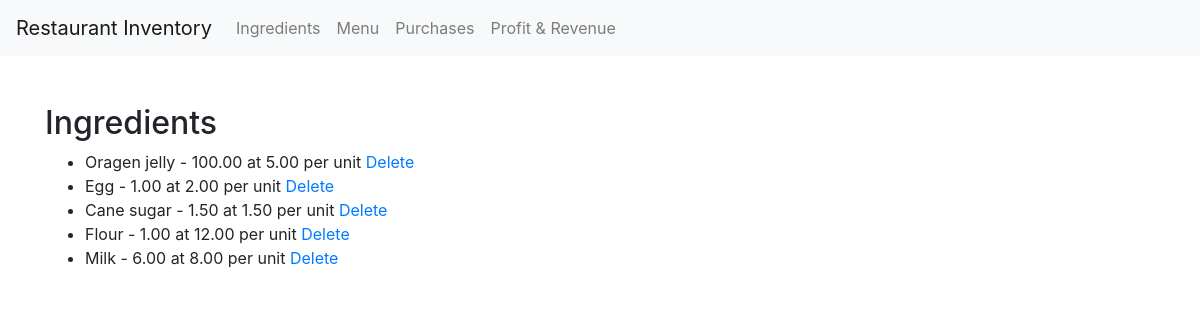
Before: /ingredient/ with the older database file.
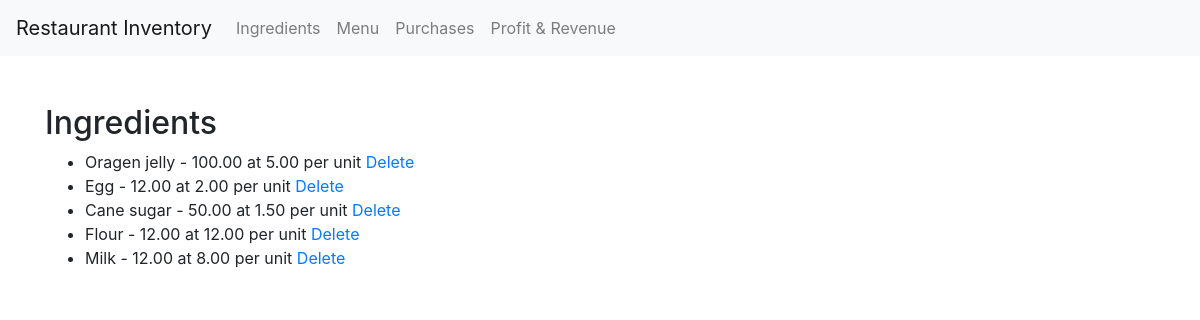
After: the same page with the newer database file.
### inventory/models.py (models this page shows, shortened)
class Ingredient(models.Model):
    name = models.CharField(max_length=255)
    quantity = models.DecimalField(max_digits=10, decimal_places=2)  # Current quantity in stock
    price_per_unit = models.DecimalField(max_digits=10, decimal_places=2)

### inventory/views.py (the view)
# urls.py: path('ingredient/', IngredientListView.as_view(), name='ingredient-list'),
class IngredientListView(ListView):
    model = Ingredient
    template_name = 'ingredient_list.html'

### inventory/templates/ingredient_list.html
{% extends 'base.html' %}
{% block content %}
  <h2>Ingredients</h2>
  <ul>
    {% for ingredient in object_list %}
      <li>
        {{ ingredient.name }} - {{ ingredient.quantity }} {{ ingredient.unit }} at {{ ingredient.price_per_unit }} per unit
        <a href="{% url 'ingredient-delete' ingredient.pk %}">Delete</a>
      </li>
    {% endfor %}
  </ul>
{% endblock %}

### inventory/templates/base.html (shortened to what this page needs)
<!DOCTYPE html>
<html lang="en">
<head>
    <link rel="stylesheet" href="https://maxcdn.bootstrapcdn.com/bootstrap/4.5.2/css/bootstrap.min.css">
</head>
<body>
    <nav class="navbar navbar-expand-lg navbar-light bg-light">
        <a class="navbar-brand" href="#">Restaurant Inventory</a>
        <div class="collapse navbar-collapse" id="navbarNav">
            <ul class="navbar-nav">
                <li class="nav-item">
                    <a class="nav-link" href="{% url 'ingredient-list' %}">Ingredients</a>
                </li>
                <li class="nav-item">
                    <a class="nav-link" href="{% url 'menuitem-list' %}">Menu</a>
                </li>
                <li class="nav-item">
                    <a class="nav-link" href="{% url 'purchase-list' %}">Purchases</a>
                </li>
                <li class="nav-item">
                    <a class="nav-link" href="{% url 'profit-revenue' %}">Profit & Revenue</a>
                </li>
            </ul>
        </div>
    </nav>
    <div class="container mt-5">
        {% block content %}{% endblock %}
    </div>
</body>
</html>

Changed rows visible on the page:
changed Ingredient "Egg": quantity "1.00" → "12.00"
changed Ingredient "Cane sugar": quantity "1.50" → "50.00"
changed Ingredient "Flour": quantity "1.00" → "12.00"
changed Ingredient "Milk": quantity "6.00" → "12.00"
